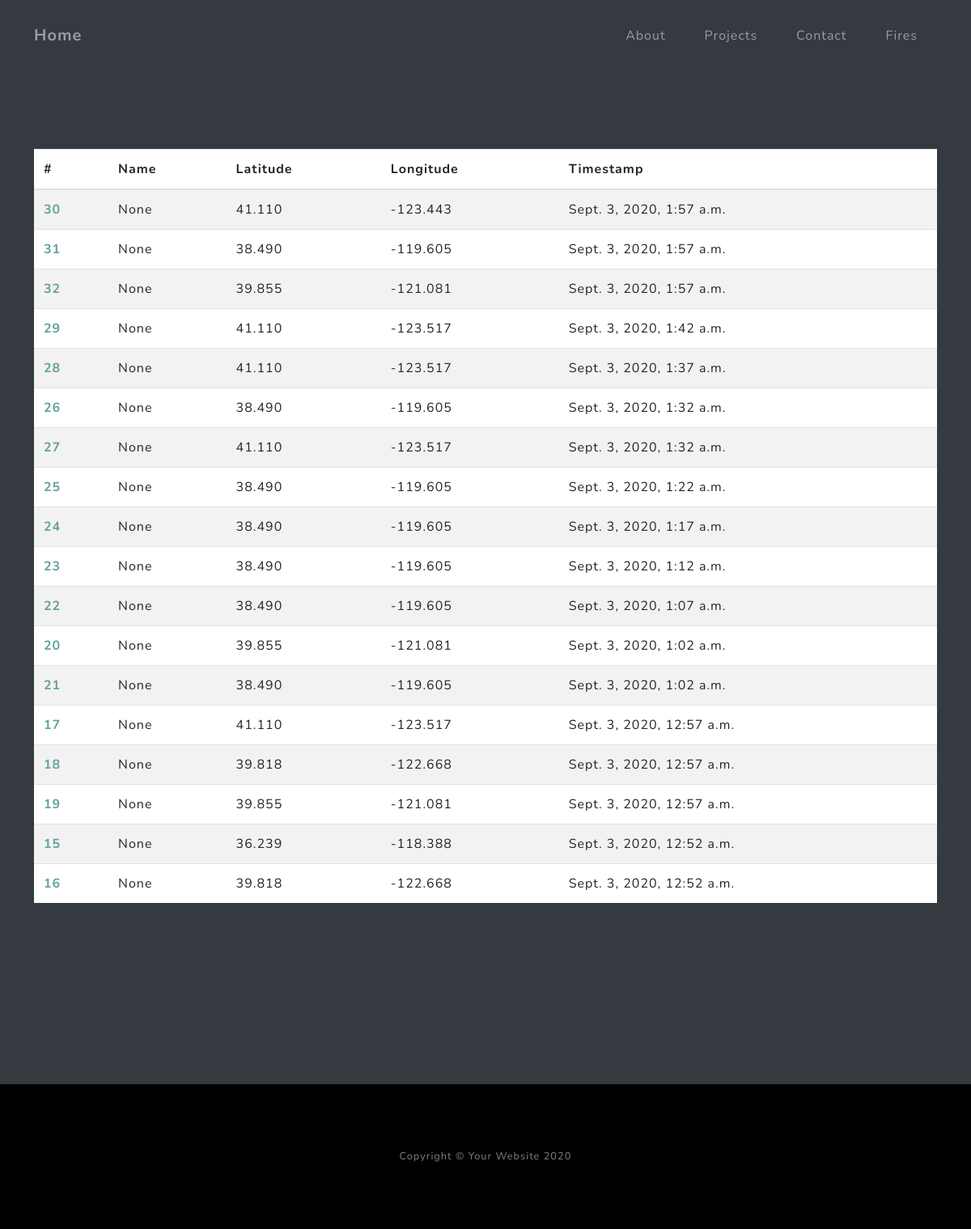
The app's page /firepage/, older data.
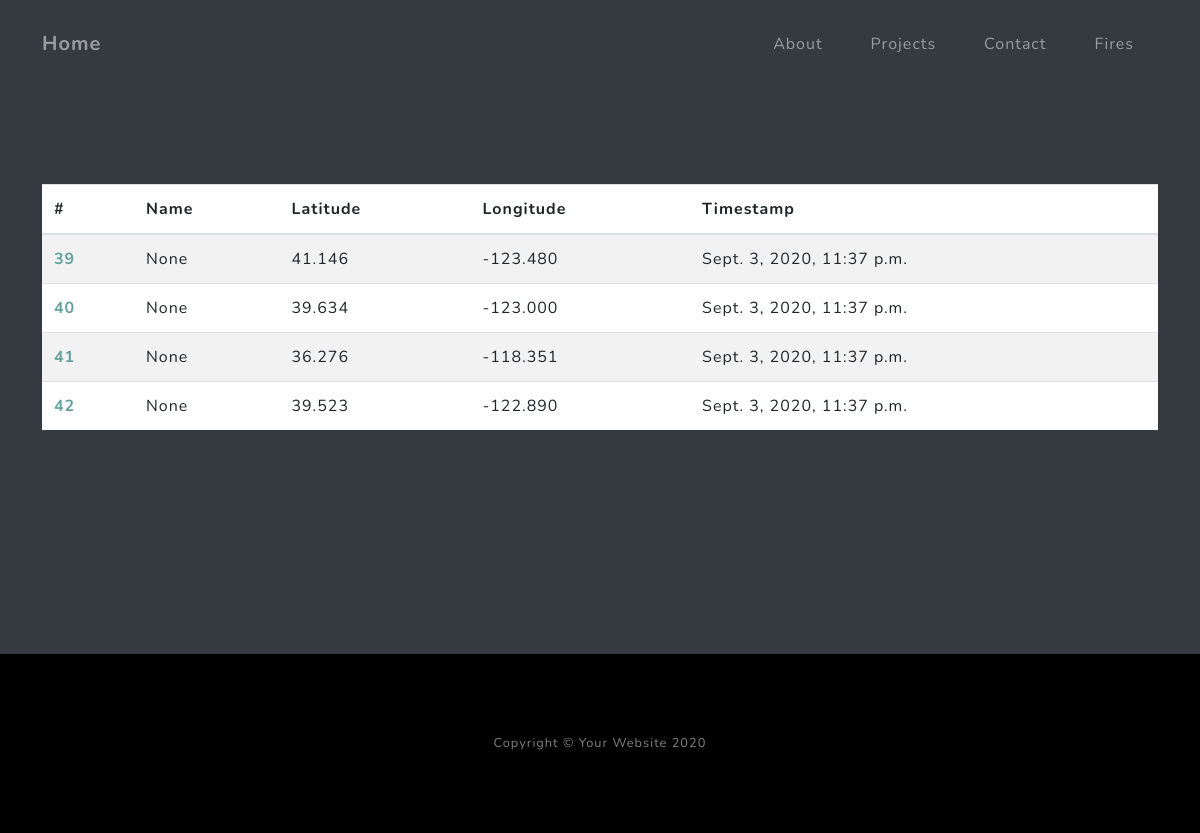
The same page, newer data.
### pages/models.py (models this page shows)
class FireModel(models.Model):
    LIG = "LIGHTNING"
    MAN = "MANMADE"
    UNK = "UNKOWN"
    VH = "VERY HIGH"
    H = "HIGH"
    M = "MEDIUM"
    L = "LOW"
    name                 = models.CharField(max_length=50, null=True, blank=True)
    latitude             = models.FloatField(validators=[MinValueValidator(-90.0), MaxValueValidator(90.0)])
    longitude            = models.FloatField(validators=[MinValueValidator(-180.0), MaxValueValidator(180.0)])
    timestamp            = models.DateTimeField()
    latest_timestamp     = models.DateTimeField()
    image                = models.ImageField(upload_to='fires_pics', null=True, blank=True)
    video                = models.ImageField(default='video_not_made')
    cause                = models.CharField(max_length=50, choices=((LIG, 'lightning'), (MAN, 'man-made'), (UNK, 'unknown'),), default='unknown')
    short_description    = models.CharField(max_length=200, null=True, blank=True)
    long_description     = models.CharField(max_length=1000, null=True, blank=True)
    probability          = models.CharField(max_length=10, choices=((VH, 'very high'), (H, 'high'), (M, 'medium'), (L, 'low'), (UNK, 'unknown'),), default='unknown')
    anomaly_arr          = models.BinaryField()
    cluster_lst          = models.BinaryField()
    px_idx_x             = models.IntegerField(default=0)
    px_idx_y             = models.IntegerField(default=0)
    time_graph_pts       = models.BinaryField(default=None)
    pred_graph_pts       = models.BinaryField(default=obj_to_binfield([]))
    diff_graph_pts       = models.BinaryField(default=obj_to_binfield([]))
    cloud_graph_pts      = models.BinaryField(default=obj_to_binfield([]))
    actual_7_graph_pts   = models.BinaryField(default=obj_to_binfield([]))
    actual_14_graph_pts  = models.BinaryField(default=obj_to_binfield([]))
    lightning_lat        = models.FloatField(null=True, blank=True, default=None)
    lightning_lon        = models.FloatField(null=True, blank=True, default=None)
    lightning_timestamp  = models.DateTimeField(null=True, blank=True, default=None)
    vmin                 = models.FloatField(default=0)
    vmax                 = models.FloatField(default=3)
    jpg_folder_path      = models.CharField(max_length=400, null=True, blank=True)

### pages/views.py (the view)
# urls.py: path('firepage/', FirePageView.as_view(), name='firepage'),
class FirePageView(ListView):
    model = FireModel
    template_name = 'firepage.html'
    context_object_name = 'fire_list'
    ordering = ['-timestamp']
    paginate_by = 50

### templates/firepage.html (shortened to what this page needs)
{% extends 'base.html'%}
{% block content %}
<section class="projects-section bg-dark" id="projects">
    <div class="container">
        <div class="row align-items-center no-gutters mb-4 mb-lg-5">
            <div class="col-xl-1 col-lg-7"><img class="img-fluid mb-3 mb-lg-0" src="{{fire.image.url}}" alt="" /></div>
            <table class="table table-striped" style="background-color:white">
            <thead>
                <tr>
                <th scope="col">#</th>
                <th scope="col">Name</th>
                <th scope="col">Latitude</th>
                <th scope="col">Longitude</th>
                <th scope="col">Timestamp</th>
                </tr>
            </thead>
            <tbody>
                {% for fire in fire_list %}
                <tr href="/firedetail/{{ fire.id }}">
                <th scope="row"><a href="/firedetail/{{ fire.id }}">{{ fire.id }}</a></th>
                <td>{{ fire.name }}</td>
                <td>{{ fire.latitude|floatformat:3 }}</td>
                <td>{{ fire.longitude|floatformat:3 }}</td>
                <td>{{ fire.timestamp }}</td>
                </tr>
                {% endfor %}
            </tbody>
            </table>
        </div>
</section>
{% endblock content %}

Row changes from the older to the newer data that the page shows:
removed FireModel: id "30", name "None", latitude "41.110", longitude "-123.443", timestamp "Sept. 3, 2020, 1:57 a.m."
removed FireModel: id "31", name "None", latitude "38.490", longitude "-119.605", timestamp "Sept. 3, 2020, 1:57 a.m."
removed FireModel: id "32", name "None", latitude "39.855", longitude "-121.081", timestamp "Sept. 3, 2020, 1:57 a.m."
removed FireModel: id "29", name "None", latitude "41.110", longitude "-123.517", timestamp "Sept. 3, 2020, 1:42 a.m."
removed FireModel: id "28", name "None", latitude "41.110", longitude "-123.517", timestamp "Sept. 3, 2020, 1:37 a.m."
removed FireModel: id "26", name "None", latitude "38.490", longitude "-119.605", timestamp "Sept. 3, 2020, 1:32 a.m."
removed FireModel: id "27", name "None", latitude "41.110", longitude "-123.517", timestamp "Sept. 3, 2020, 1:32 a.m."
removed FireModel: id "25", name "None", latitude "38.490", longitude "-119.605", timestamp "Sept. 3, 2020, 1:22 a.m."
removed FireModel: id "24", name "None", latitude "38.490", longitude "-119.605", timestamp "Sept. 3, 2020, 1:17 a.m."
removed FireModel: id "23", name "None", latitude "38.490", longitude "-119.605", timestamp "Sept. 3, 2020, 1:12 a.m."
removed FireModel: id "22", name "None", latitude "38.490", longitude "-119.605", timestamp "Sept. 3, 2020, 1:07 a.m."
removed FireModel: id "20", name "None", latitude "39.855", longitude "-121.081", timestamp "Sept. 3, 2020, 1:02 a.m."
removed FireModel: id "21", name "None", latitude "38.490", longitude "-119.605", timestamp "Sept. 3, 2020, 1:02 a.m."
removed FireModel: id "17", name "None", latitude "41.110", longitude "-123.517", timestamp "Sept. 3, 2020, 12:57 a.m."
removed FireModel: id "18", name "None", latitude "39.818", longitude "-122.668", timestamp "Sept. 3, 2020, 12:57 a.m."
removed FireModel: id "19", name "None", latitude "39.855", longitude "-121.081", timestamp "Sept. 3, 2020, 12:57 a.m."
removed FireModel: id "15", name "None", latitude "36.239", longitude "-118.388", timestamp "Sept. 3, 2020, 12:52 a.m."
removed FireModel: id "16", name "None", latitude "39.818", longitude "-122.668", timestamp "Sept. 3, 2020, 12:52 a.m."
added FireModel: id "39", name "None", latitude "41.146", longitude "-123.480", timestamp "Sept. 3, 2020, 11:37 p.m."
added FireModel: id "40", name "None", latitude "39.634", longitude "-123.000", timestamp "Sept. 3, 2020, 11:37 p.m."
added FireModel: id "41", name "None", latitude "36.276", longitude "-118.351", timestamp "Sept. 3, 2020, 11:37 p.m."
added FireModel: id "42", name "None", latitude "39.523", longitude "-122.890", timestamp "Sept. 3, 2020, 11:37 p.m."
